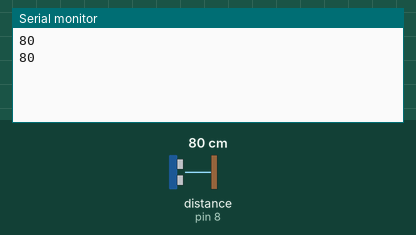
This sketch was run on a simulated Arduino Uno, built with avr-gcc and run on an emulated ATmega328P. Shown: the last lines printed to the serial monitor. The test bench sets the inputs (shaded band); at power-on: distance to the obstacle (sensor on pin 8) 80 cm. The echo pulse lasts 58.3 µs per cm.

Above: at 1.8 s.
1.9 s: distance to the obstacle (sensor on pin 8) set to 2 cm
At 2.5 s:
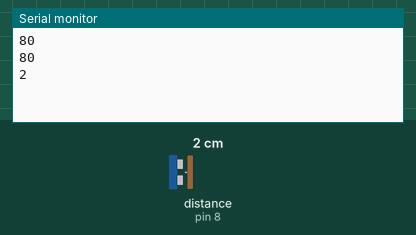
3.4 s: distance to the obstacle (sensor on pin 8) set to 4 cm
At 4.8 s:
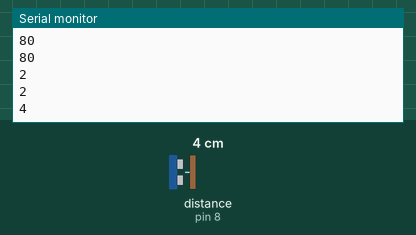
Timing chart, 0 to 6.4 s (numbered marks = the images above; inputs shaded):
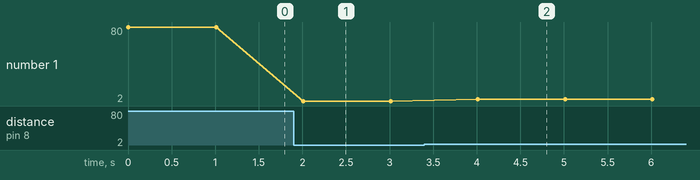

Measured:
- after the input at 1.9 s, the serial monitor: prints a new line after 0.11 s (image 1)
- after the input at 3.4 s, the serial monitor: prints a new line after 0.61 s (image 2)
- plotted number 1: 80 → 2 after the input at 1.9 s, 2 → 4 after the input at 3.4 s

The sketch:

Hello_Pi.ino
```cpp
#include <Ultrasonic.h>

#define TRIGGER_PIN 7
#define ECHO_PIN 8

Ultrasonic ultrasonic(TRIGGER_PIN, ECHO_PIN);

int distance;

void setup() {
  Serial.begin(9600);
}

void loop() {
  distance = ultrasonic.read();
  Serial.println(distance);
  delay(1000);
}
```
